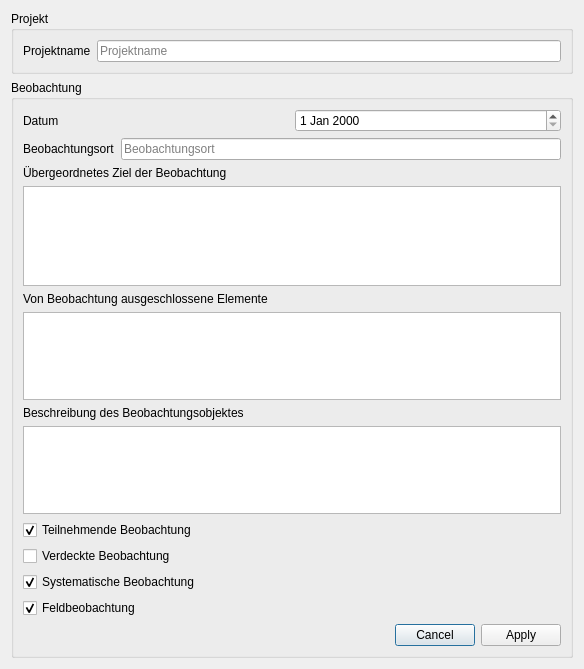
<?xml version="1.0" encoding="UTF-8"?>
<ui version="4.0">
 <class>NewFileDialog</class>
 <widget class="QDialog" name="NewFileDialog">
  <property name="geometry">
   <rect>
    <x>0</x>
    <y>0</y>
    <width>584</width>
    <height>669</height>
   </rect>
  </property>
  <property name="cursor">
   <cursorShape>ArrowCursor</cursorShape>
  </property>
  <property name="windowTitle">
   <string>Neue Beobachtung</string>
  </property>
  <layout class="QHBoxLayout" name="horizontalLayout_4">
   <item>
    <layout class="QVBoxLayout">
     <item>
      <widget class="QGroupBox" name="groupBox">
       <property name="title">
        <string>Projekt</string>
       </property>
       <layout class="QHBoxLayout" name="horizontalLayout">
        <item>
         <widget class="QLabel" name="label">
          <property name="text">
           <string>Projektname</string>
          </property>
         </widget>
        </item>
        <item>
         <widget class="QLineEdit" name="edProjectName">
          <property name="toolTip">
           <string>&lt;html&gt;&lt;head/&gt;&lt;body&gt;&lt;p&gt;Name des Projektes in dessen Rahmen die Beobachtung durchgeführt wird.&lt;/p&gt;&lt;/body&gt;&lt;/html&gt;</string>
          </property>
          <property name="text">
           <string/>
          </property>
          <property name="placeholderText">
           <string>Projektname</string>
          </property>
         </widget>
        </item>
       </layout>
      </widget>
     </item>
     <item>
      <widget class="QGroupBox" name="groupBox_2">
       <property name="title">
        <string>Beobachtung</string>
       </property>
       <layout class="QVBoxLayout" name="verticalLayout">
        <item>
         <layout class="QHBoxLayout" name="horizontalLayout_2">
          <item>
           <widget class="QLabel" name="label_2">
            <property name="text">
             <string>Datum</string>
            </property>
           </widget>
          </item>
          <item>
           <widget class="QDateEdit" name="deDate">
            <property name="toolTip">
             <string>&lt;html&gt;&lt;head/&gt;&lt;body&gt;&lt;p&gt;Datum, an dem die Beobachtung stattfinden soll.&lt;/p&gt;&lt;/body&gt;&lt;/html&gt;</string>
            </property>
            <property name="statusTip">
             <string>Datum, an dem die Beobachtung stattfinden soll.</string>
            </property>
           </widget>
          </item>
         </layout>
        </item>
        <item>
         <layout class="QHBoxLayout" name="horizontalLayout_3">
          <item>
           <widget class="QLabel" name="label_3">
            <property name="text">
             <string>Beobachtungsort</string>
            </property>
           </widget>
          </item>
          <item>
           <widget class="QLineEdit" name="edLocation">
            <property name="text">
             <string/>
            </property>
            <property name="placeholderText">
             <string>Beobachtungsort</string>
            </property>
           </widget>
          </item>
         </layout>
        </item>
        <item>
         <layout class="QVBoxLayout" name="verticalLayout_2">
          <property name="sizeConstraint">
           <enum>QLayout::SetDefaultConstraint</enum>
          </property>
          <item>
           <widget class="QLabel" name="label_4">
            <property name="text">
             <string>Übergeordnetes Ziel der Beobachtung</string>
            </property>
           </widget>
          </item>
          <item>
           <widget class="QTextEdit" name="edMainObjective">
            <property name="sizePolicy">
             <sizepolicy hsizetype="MinimumExpanding" vsizetype="MinimumExpanding">
              <horstretch>0</horstretch>
              <verstretch>0</verstretch>
             </sizepolicy>
            </property>
            <property name="maximumSize">
             <size>
              <width>16777215</width>
              <height>100</height>
             </size>
            </property>
           </widget>
          </item>
         </layout>
        </item>
        <item>
         <layout class="QVBoxLayout" name="verticalLayout_4">
          <item>
           <widget class="QLabel" name="label_5">
            <property name="text">
             <string>Von Beobachtung ausgeschlossene Elemente</string>
            </property>
           </widget>
          </item>
          <item>
           <widget class="QTextEdit" name="edExcluded"/>
          </item>
         </layout>
        </item>
        <item>
         <layout class="QVBoxLayout" name="verticalLayout_5">
          <item>
           <widget class="QLabel" name="label_6">
            <property name="text">
             <string>Beschreibung des Beobachtungsobjektes</string>
            </property>
           </widget>
          </item>
          <item>
           <widget class="QTextEdit" name="edObservationObjectDescription"/>
          </item>
         </layout>
        </item>
        <item>
         <layout class="QGridLayout" name="gridLayout">
          <item row="0" column="0">
           <widget class="QCheckBox" name="cbParticipational">
            <property name="statusTip">
             <string>Handelt es sich um eine teilnehmende Beobachtung?</string>
            </property>
            <property name="text">
             <string>Teilnehmende Beobachtung</string>
            </property>
            <property name="checked">
             <bool>true</bool>
            </property>
           </widget>
          </item>
          <item row="3" column="0">
           <widget class="QCheckBox" name="cbSystematic">
            <property name="statusTip">
             <string>Handelt es sich um eine systematische Beobachtung?</string>
            </property>
            <property name="text">
             <string>Systematische Beobachtung</string>
            </property>
            <property name="checked">
             <bool>true</bool>
            </property>
           </widget>
          </item>
          <item row="2" column="0">
           <widget class="QCheckBox" name="cbUndercover">
            <property name="toolTip">
             <string>Handelt es sich um eine verdeckte oder offene Beobachtung?</string>
            </property>
            <property name="text">
             <string>Verdeckte Beobachtung</string>
            </property>
           </widget>
          </item>
          <item row="4" column="0">
           <widget class="QCheckBox" name="cbField">
            <property name="statusTip">
             <string>Handelt es sich um eine Feld- oder Laborbeobachtung?</string>
            </property>
            <property name="text">
             <string>Feldbeobachtung</string>
            </property>
            <property name="checked">
             <bool>true</bool>
            </property>
           </widget>
          </item>
         </layout>
        </item>
        <item>
         <widget class="QDialogButtonBox" name="btBox">
          <property name="standardButtons">
           <set>QDialogButtonBox::Apply|QDialogButtonBox::Cancel</set>
          </property>
          <property name="centerButtons">
           <bool>false</bool>
          </property>
         </widget>
        </item>
       </layout>
      </widget>
     </item>
    </layout>
   </item>
  </layout>
 </widget>
 <resources/>
 <connections>
  <connection>
   <sender>btBox</sender>
   <signal>rejected()</signal>
   <receiver>NewFileDialog</receiver>
   <slot>reject()</slot>
   <hints>
    <hint type="sourcelabel">
     <x>291</x>
     <y>634</y>
    </hint>
    <hint type="destinationlabel">
     <x>291</x>
     <y>334</y>
    </hint>
   </hints>
  </connection>
 </connections>
</ui>
